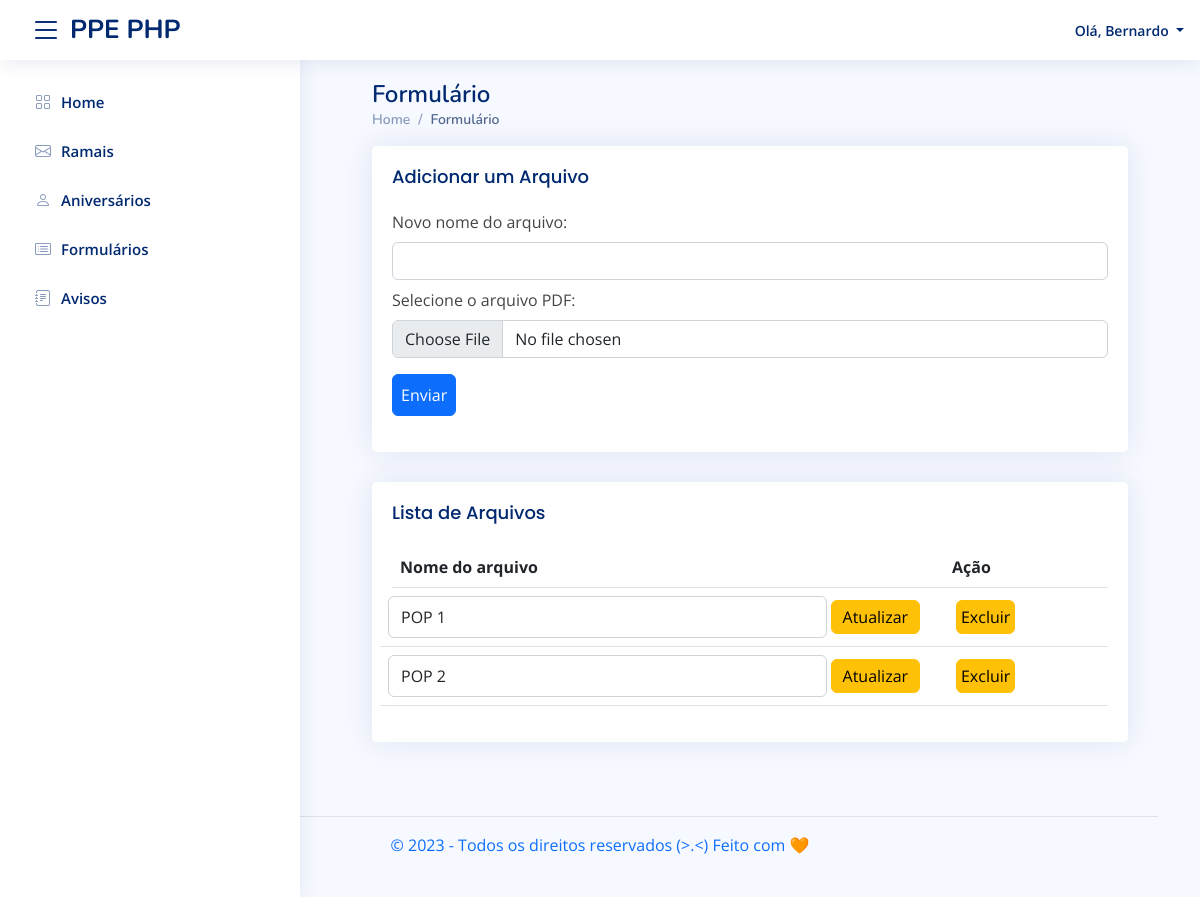
Screenshot of /view/pages/admin/index.php?pag=form (signed in) with the database file from the repository.
### tables this page shows
CREATE TABLE `usuarios` (
  `id` int(11) NOT NULL,
  `email` varchar(50) NOT NULL,
  `nivel` varchar(20) NOT NULL,
  `nome` varchar(50) NOT NULL,
  `senha` varchar(25) NOT NULL
);

CREATE TABLE `pdf_files` (
  `id` int(11) NOT NULL,
  `original_name` varchar(255) NOT NULL,
  `new_name` varchar(255) NOT NULL,
  `date_uploaded` datetime NOT NULL,
  `pdf_content` varchar(255) NOT NULL
);

### view/pages/admin/forms/listar.php (the view, shortened to what this page needs)
<?php
require_once('../../../int/conexao.php');
$sql = "SELECT * FROM pdf_files";
$result = $conn->query($sql);
if ($result->num_rows > 0) {
    echo "<div class='card'><div class='card-body'><h5 class='card-title'>Lista de Arquivos</h5><table class='table table-hover'>";
    echo "<th scope='col'>Nome do arquivo</th><th scope='col'>Ação</th></tr>";
    while ($row = $result->fetch_assoc()) {
        echo "<tr>";
        echo "<td class='row'>";
        echo "<form method=\"POST\" class='row'>";
        echo "<input type=\"text\" name=\"new_name\" value=\"" . $row["new_name"] . "\"class='form-control col'>";
        echo "<input type=\"submit\" value=\"Atualizar\" class='btn btn-warning p-1 m-1 col-2'>";
        echo "</form>";
        echo "</td>";
        echo "<td >";
        echo "<form method=\"POST\">";
        echo "<input type=\"submit\" value=\"Excluir\" class='btn btn-warning p-1 m-1'>";
        echo "</form>";
        echo "</td>";
        echo "</tr>";
    }
    echo "</table>";
} else {
    echo "<div class='alert alert-warning mt-2' role='alert'>";
    echo "Nenhum arquivo PDF encontrado no banco de dados.";
    echo "</div>";
}
?>

### view/layout/header/header_2.php (shortened to what this page needs)
<header id="header" class="header fixed-top d-flex align-items-center">
    <div class="d-flex align-items-center justify-content-between">
        <i class="bi bi-list toggle-sidebar-btn"></i>
        <a href="index.php?pag=<?php echo $menu1 ?>" class="logo d-flex align-items-center">
            <span class="d-none d-lg-block px-2 py-2">PPE PHP</span>
        </a>
    </div>
    <nav class="header-nav ms-auto">
        <ul class="d-flex align-items-center">
            <li class="nav-item dropdown pe-3">
                <a class="nav-link nav-profile d-flex align-items-center pe-0" href="#" data-bs-toggle="dropdown">
                    <span class="d-none d-md-block dropdown-toggle ps-2">
                        <?php echo 'Olá, ' . $primeiroNome ?>
                    </span>
                </a>
            </li>
        </ul>
    </nav>
</header>
<div class="container-fluid">
    <?php
    require_once('sidebar.php');
    ?>
</div>

### assets/css/style.css (style rules this page uses)
:root { scroll-behavior: smooth; }
body { font-family: "Open Sans", sans-serif; background: #f6f9ff; color: #444444; }
a { color: #4154f1; text-decoration: none; }
h1, h2, h3, h4, h5, h6 { font-family: "Nunito", sans-serif; }
.card { margin-bottom: 30px; border: none; border-radius: 5px; box-shadow: 0px 0 30px rgba(1, 41, 112, 0.1); }
.card-title { padding: 20px 0 15px 0; font-size: 18px; font-weight: 500; color: #012970; font-family: "Poppins", sans-serif; }
.card-body { padding: 0 20px 20px 20px; }
.logo { line-height: 1; }
@media (min-width: 1200px) { .logo { width: 280px; } }
.logo span { font-size: 26px; font-weight: 700; color: #012970; font-family: "Nunito", sans-serif; }
.header { transition: all 0.5s; z-index: 997; height: 60px; box-shadow: 0px 2px 20px rgba(1, 41, 112, 0.1); background-color: #fff; padding-left: 20px; }
.header .toggle-sidebar-btn { font-size: 32px; padding-left: 10px; cursor: pointer; color: #012970; }
.header-nav ul { list-style: none; }
.header-nav > ul { margin: 0; padding: 0; }
.header-nav .nav-profile { color: #012970; }
.header-nav .nav-profile span { font-size: 14px; font-weight: 600; }

### rows the page displays
usuarios: nome "Bernardo"
pdf_files: new_name "POP 1"
pdf_files: new_name "POP 2"

### other values shown
$nome_pag "Formulário"
